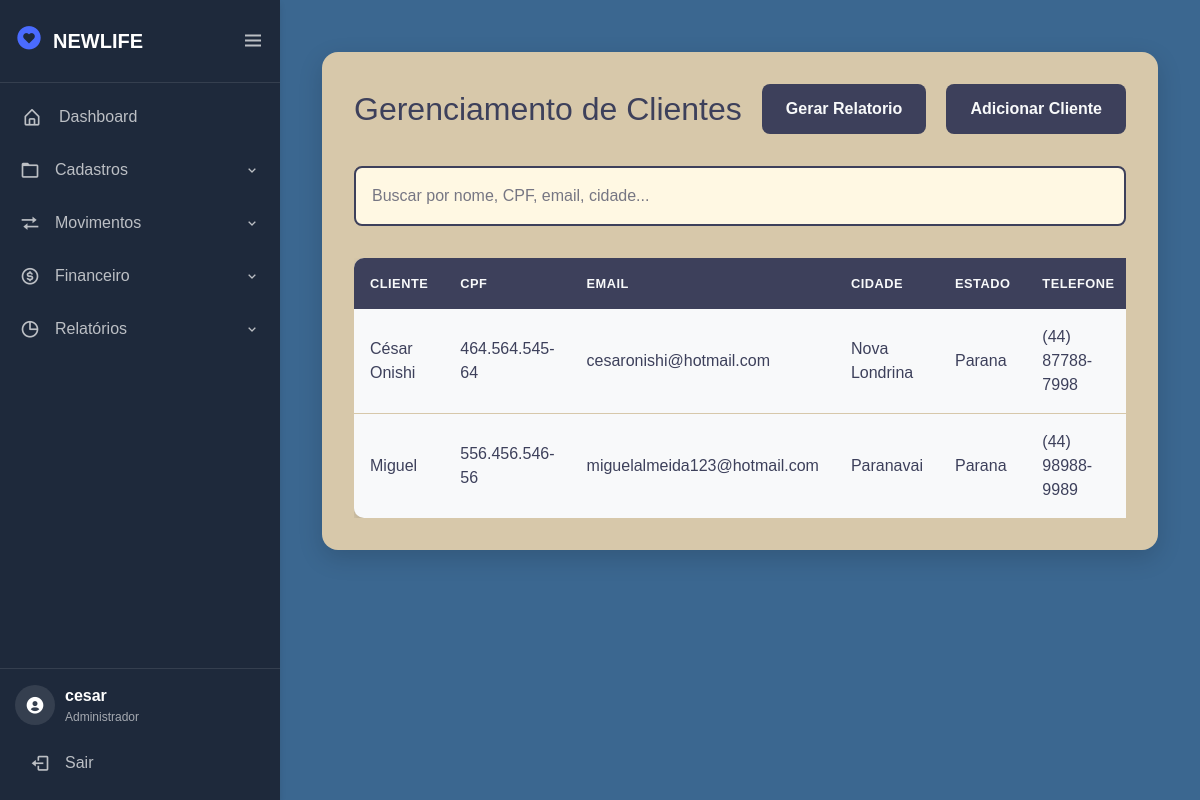
The page /tela/cliente/ (signed in) on the database its author committed.
### cliente/models.py (models this page shows, shortened)
class Cliente(models.Model):
    nome = models.CharField(max_length=40)
    cidade = models.CharField(max_length=40)
    estado = models.CharField(max_length=40, null=True, blank=True)
    cpf = models.CharField(max_length=11, unique=True)
    email = models.EmailField(max_length=254, unique=True)
    telefone = models.CharField(max_length=15, blank=True, null=True)
    data_nascimento = models.DateField(blank=True, null=True)
    data_cadastro = models.DateTimeField(auto_now_add=True, blank=True, null=True)
    def idade(self):
        if self.data_nascimento:
            hoje = date.today()
            return hoje.year - self.data_nascimento.year - ((hoje.month, hoje.day) < (self.data_nascimento.month, self.data_nascimento.day))
        return None
    class Meta:
        db_table = 'cliente_cliente'
        ordering = ['nome']
        verbose_name = "Cliente"
        verbose_name_plural = "Clientes"

### cliente/views.py (the view)
# urls.py: path('', views.clientes, name='cliente'),
@login_required(login_url="/login/")
def clientes(request):
    clientes = Cliente.objects.all()
    context = {
        'clientes': clientes
    }
    return render(request, 'cliente.html', context)

### cliente/templatetags/cliente_filters.py (called while the page is built)
@register.filter(name='formatar_cpf')
def formatar_cpf(cpf):
    cpf = re.sub(r'[^\d]', '', cpf)
    return f'{cpf[:3]}.{cpf[3:6]}.{cpf[6:9]}-{cpf[9:]}'

@register.filter(name='formatar_telefone')
def formatar_telefone(telefone):
    telefone = re.sub(r'[^\d]', '', telefone)
    return f'({telefone[:2]}) {telefone[2:7]}-{telefone[7:]}'

### cliente/templates/cliente.html (shortened to what this page needs)
{% extends "tela.html" %}
{% load static %}
{% load cliente_filters %}
{% block 'head' %}
    <link rel="stylesheet" href="{% static 'css/cliente.css' %}">
{% endblock %}
{% block 'dashboard' %}
<div class="container-principal">
    <div class="header-clientes">
        <h1>Gerenciamento de Clientes</h1>
        <a href="{%url 'relatorioclientes'%}" class="botao-principal">Gerar Relatorio</a>
        <a href="{% url 'cadastrocliente' %}" class="botao-principal">Adicionar Cliente</a>
    </div>
    <div class="caixa-busca">
        <input type="text" id="busca-cliente" onkeyup="filtrarTabela()" placeholder="Buscar por nome, CPF, email, cidade...">
    </div>
    <div class="container-tabela">
        <table id="tabela-clientes">
            <thead>
                <tr>
                    <th>Cliente</th>
                    <th>CPF</th>
                    <th>Email</th>
                    <th>Cidade</th>
                    <th>Estado</th>
                    <th>Telefone</th>
                </tr>
            </thead>
            <tbody>
                {% for cliente in clientes %}
                <tr>
                    <td data-label="Cliente">{{ cliente.nome }}</td>
                    <td data-label="CPF">{{ cliente.cpf|formatar_cpf }}</td>
                    <td data-label="Email">{{ cliente.email }}</td>
                    <td data-label="Cidade">{{ cliente.cidade }}</td>
                    <td data-label="Estado">{{ cliente.estado }}</td>
                    <td data-label="Telefone">{{ cliente.telefone|formatar_telefone }}</td>
                </tr>
                {% empty %}
                <tr>
                    <td colspan="9" class="sem-dados">Nenhum cliente cadastrado.</td>
                </tr>
                {% endfor %}
            </tbody>
        </table>
    </div>
</div>
{% endblock %}

### estoque/templates/tela.html (shortened to what this page needs)
{% load static %}
<!doctype html>
<html lang="pt-BR">
<head>
  <link rel="stylesheet" href="https://cdn.jsdelivr.net/npm/bootstrap@4.6.1/dist/css/bootstrap.min.css">
  <link rel="stylesheet" href="{% static 'css/styletela.css' %}">
  <link rel="stylesheet" href="{% static 'css/general.css' %}">
  <link href="https://cdn.jsdelivr.net/npm/boxicons@latest/css/boxicons.min.css" rel='stylesheet'>
  <link rel="stylesheet" href="https://cdnjs.cloudflare.com/ajax/libs/animate.css/4.1.1/animate.min.css"/>
  {% block 'head' %}{% endblock %}
</head>
<body>
  <div class="sidebar-tech">
    <div class="logo-container">
      <div class="logo-tech">
        <div class="logo-icon"><i class='bx bxs-heart-circle'></i></div>
        <div class="logo-text">NEWLIFE</div>
      </div>
      <i class="bx bx-menu toggle-btn" id="sidebarToggle"></i>
    </div>
    <nav class="nav-tech">
      <ul class="nav-list">
        <li class="nav-item">
          <a href="{% url 'inicial' %}" class="nav-link">
            <i class="bx bx-home-alt"></i>
            <span class="link-text">Dashboard</span>
          </a>
        </li>
        <li class="nav-group">
          <div class="group-header">
            <i class="bx bx-folder"></i>
            <span class="group-title">Cadastros</span>
            <i class="bx bx-chevron-down group-arrow"></i>
          </div>
        </li>
        <li class="nav-group">
          <div class="group-header">
            <i class="bx bx-transfer"></i>
            <span class="group-title">Movimentos</span>
            <i class="bx bx-chevron-down group-arrow"></i>
          </div>
        </li>
        <li class="nav-group">
          <div class="group-header">
            <i class='bx bx-dollar-circle'></i>
            <span class="group-title">Financeiro</span>
            <i class="bx bx-chevron-down group-arrow"></i>
          </div>
        </li>
        <li class="nav-group">
          <div class="group-header">
            <i class="bx bx-pie-chart-alt"></i>
            <span class="group-title">Relatórios</span>
            <i class="bx bx-chevron-down group-arrow"></i>
          </div>
        </li>
      </ul>
    </nav>
    <div class="user-panel">
      <div class="user-info">
        <div class="user-avatar">
          <i class='bx bxs-user-circle'></i>
        </div>
        <div class="user-details">
          <div class="user-name">
            {% if request.user.is_authenticated %}
              {{ request.user.get_full_name|default:request.user.username }}
            {% else %}
              Visitante
            {% endif %}
          </div>
          <div class="user-role">
            {% if request.user.is_superuser %}
              Administrador
            {% elif request.user.is_staff %}
              Funcionário
            {% else %}
              Usuário Comum
            {% endif %}
          </div>
        </div>
      </div>
      <a href="{% url 'logout' %}" class="logout-btn">
        <i class="bx bx-log-out"></i>
        <span>Sair</span>
      </a>
    </div>
  </div>
  <section class="main-content">
    {% block 'dashboard'%}
    {% endblock %}
  </section>
</body>
</html>

### estoque/static/css/styletela.css (style rules this page uses)
:root { --primary-color: #4a6bff; --secondary-color: #6c757d; --success-color: #28a745; --danger-color: #dc3545; --warning-color: #ffc107; --info-color: #17a2b8; --light-color: #f8f9fa; --dark-color: #343a40; --sidebar-bg: #1e293b; --sidebar-width: 280px; --sidebar-collapsed-width: 80px; --transition-speed: 0.3s; --shadow: 0 4px 6px rgba(0, 0, 0, 0.1); --main-color: #d7c8aa; --dark-color: #3d405b; --light-color: #f8f9fa; --contrast-color: #f88863; --differential-color: #3b6790; --background-color: #fff8e3; }
body { background-color: var(--differential-color); }
.sidebar-tech { position: fixed; top: 0; left: 0; height: 100vh; width: var(--sidebar-width); background: var(--sidebar-bg); color: white; transition: all var(--transition-speed) ease; z-index: 1000; display: flex; flex-direction: column; box-shadow: var(--shadow); overflow: visible; }
.logo-container { display: flex; align-items: center; justify-content: space-between; padding: 20px 15px; border-bottom: 1px solid rgba(255, 255, 255, 0.1); }
.logo-tech { display: flex; align-items: center; gap: 10px; }
.logo-icon { font-size: 28px; color: var(--primary-color); }
.logo-text { font-size: 20px; font-weight: 600; white-space: nowrap; transition: opacity var(--transition-speed); }
.toggle-btn { font-size: 24px; cursor: pointer; transition: transform var(--transition-speed); color: rgba(255, 255, 255, 0.7); }
.nav-tech { flex: 1; overflow-y: auto; overflow-x: hidden; padding: 10px 0; }
.nav-list { list-style: none; padding: 0; margin: 0; }
.nav-item, .nav-group { margin-bottom: 5px; }
.nav-link { display: flex; align-items: center; padding: 12px 20px; color: rgba(255, 255, 255, 0.7); text-decoration: none; transition: all var(--transition-speed); position: relative; }
.nav-link::before { content: ''; position: absolute; left: 0; top: 0; height: 100%; width: 3px; background: var(--primary-color); transform: scaleY(0); transition: transform var(--transition-speed); }
.nav-link i { font-size: 20px; margin-right: 15px; min-width: 24px; text-align: center; }
.link-text { white-space: nowrap; transition: opacity var(--transition-speed); }
.nav-group { position: relative; }
.group-header { display: flex; align-items: center; padding: 12px 20px; cursor: pointer; color: rgba(255, 255, 255, 0.7); transition: all var(--transition-speed); }
.group-header i:first-child { font-size: 20px; margin-right: 15px; }
.group-title { flex: 1; white-space: nowrap; transition: opacity var(--transition-speed); }
.group-arrow { transition: transform var(--transition-speed); }
.user-panel { padding: 15px; border-top: 1px solid rgba(255, 255, 255, 0.1); margin-top: auto; }
.user-info { display: flex; align-items: center; margin-bottom: 15px; }
.user-avatar { width: 40px; height: 40px; border-radius: 50%; background: rgba(255, 255, 255, 0.1); display: flex; align-items: center; justify-content: center; margin-right: 10px; font-size: 20px; }
.user-details { flex: 1; overflow: hidden; }
.user-name { font-weight: 600; white-space: nowrap; transition: opacity var(--transition-speed); }
.user-role { font-size: 12px; color: rgba(255, 255, 255, 0.6); white-space: nowrap; transition: opacity var(--transition-speed); }
.logout-btn { display: flex; align-items: center; padding: 10px 15px; color: rgba(255, 255, 255, 0.7); text-decoration: none; border-radius: 5px; transition: all var(--transition-speed); width: 100%; }
.logout-btn i { font-size: 20px; margin-right: 15px; }
.main-content { margin-left: var(--sidebar-width); padding: 20px; min-height: 100vh; transition: margin-left var(--transition-speed); overflow-x: hidden; }
body, html { overflow-x: hidden; }
a { text-decoration: none !important; }

### estoque/static/css/general.css (style rules this page uses)
:root { --main-color: #d7c8aa; --dark-color: #3d405b; --light-color: #f8f9fa; --contrast-color: #f88863; --differential-color: #3b6790; --background-color: #fff8e3; }

### rows shown on the page
Cliente: nome "César Onishi", cpf "464.564.545-64", email "cesaronishi@hotmail.com", cidade "Nova Londrina", estado "Parana", telefone "(44) 87788-7998"
Cliente: nome "Miguel", cpf "556.456.546-56", email "miguelalmeida123@hotmail.com", cidade "Paranavai", estado "Parana", telefone "(44) 98988-9989"

### other values the page prints
{{ request.user.get_full_name|default:request.user.username }} "cesar"
